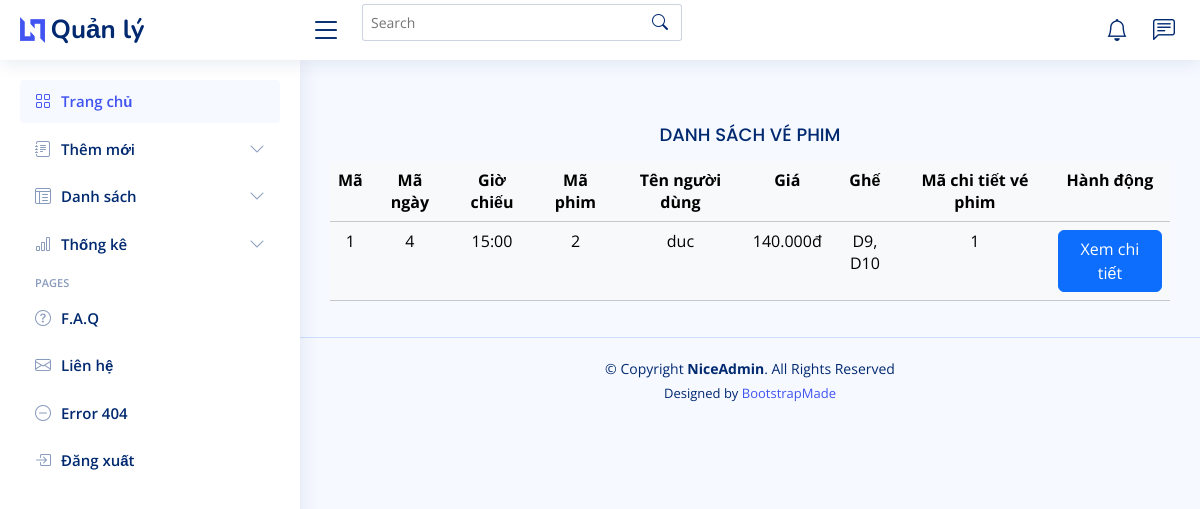
Page /admin/index.php?act=danh_sach_ve_phim (signed in) on the committed database.
### tables this page shows
CREATE TABLE `ve_phim` (
  `id_vephim` int NOT NULL,
  `id_date` int NOT NULL,
  `time` varchar(10) NOT NULL,
  `id_phim` int NOT NULL,
  `id_user` int NOT NULL,
  `price` int NOT NULL,
  `seat` varchar(50) NOT NULL,
  `id_chitietvephim` int NOT NULL
);

CREATE TABLE `user` (
  `id_user` int NOT NULL,
  `username` varchar(50) NOT NULL,
  `password` varchar(50) NOT NULL,
  `email` varchar(50) NOT NULL,
  `number_phone` int DEFAULT NULL,
  `address` varchar(255) DEFAULT NULL,
  `role` tinyint NOT NULL DEFAULT '0'
);

### model/pdo.php (called while the page is built, shortened)
<?php
function pdo_get_connection(){
    $dburl = "mysql:host=localhost;dbname=booking_movie_ticket;charset=utf8";
    $username = 'root';
    $password = '';
    $conn = new PDO($dburl, $username, $password);
    $conn->setAttribute(PDO::ATTR_ERRMODE, PDO::ERRMODE_EXCEPTION);
    return $conn;
}
function pdo_query($sql){
    $sql_args = array_slice(func_get_args(), 1);
    try{
        $conn = pdo_get_connection();
        $stmt = $conn->prepare($sql);
        $stmt->execute($sql_args);
        $rows = $stmt->fetchAll();
        return $rows;
    }
    catch(PDOException $e){
        throw $e;
    }
    finally{
        unset($conn);
    }
}

### model/ve_phim.php (called while the page is built, shortened)
<?php
    require_once "pdo.php";
    function load_all_ve_phim() {
        $sql = "SELECT * FROM ve_phim
                INNER JOIN user ON ve_phim.id_user = user.id_user";
        return pdo_query($sql);
    }

### admin/ve_phim/list.php (the view)
<main id="main" class="main">
    <section class="section dashboard">
        <div class="row">
            <div class="col-lg-12">
                <h5 class="card-title text-center">DANH SÁCH VÉ PHIM</h5>
                <table class="table table-light text-center">
                    <tr>
                        <th>Mã</th>
                        <th>Mã ngày</th>
                        <th>Giờ chiếu</th>
                        <th>Mã phim</th>
                        <th>Tên người dùng</th>
                        <th>Giá</th>
                        <th>Ghế</th>
                        <th>Mã chi tiết vé phim</th>
                        <th>Hành động</th>
                    </tr>
                    <?php
                    foreach ($ds_ve_phim as $ds) {
                        extract($ds);
                        $chi_tiet = "index.php?act=chi_tiet_ve&id_chitietvephim=" . $id_chitietvephim;
                        echo "
                            <tr>
                                <td>$id_vephim</td>
                                <td>$id_date </td>
                                <td>$time</td>
                                <td>$id_phim </td>
                                <td>$username </td>
                                <td>$price.000đ</td>
                                <td>$seat</td>
                                <td>$id_chitietvephim </td>
                                <td>
                                    <a class='btn btn-primary'  href='$chi_tiet'>Xem chi tiết</a>
                                </td>
                            </tr>
                        ";
                    }
                    ?>
                </table>
            </div>
        </div>
    </section>
</main>

### admin/layout_admin/assets/css/style.css (style rules this page uses)
:root { scroll-behavior: smooth; }
body { font-family: "Open Sans", sans-serif; background: #f6f9ff; color: #444444; }
a { color: #4154f1; text-decoration: none; }
h1, h2, h3, h4, h5, h6 { font-family: "Nunito", sans-serif; }
#main { margin-top: 60px; padding: 20px 30px; transition: all 0.3s; }
.card-title { padding: 20px 0 15px 0; font-size: 18px; font-weight: 500; color: #012970; font-family: "Poppins", sans-serif; }
@media (min-width: 1200px) { #main, #footer { margin-left: 300px; } }

### rows in the picture
ve_phim: id_vephim "1", id_date "4", time "15:00", id_phim "2", id_user.username "duc", price "140", seat "D9, D10", id_chitietvephim "1"
